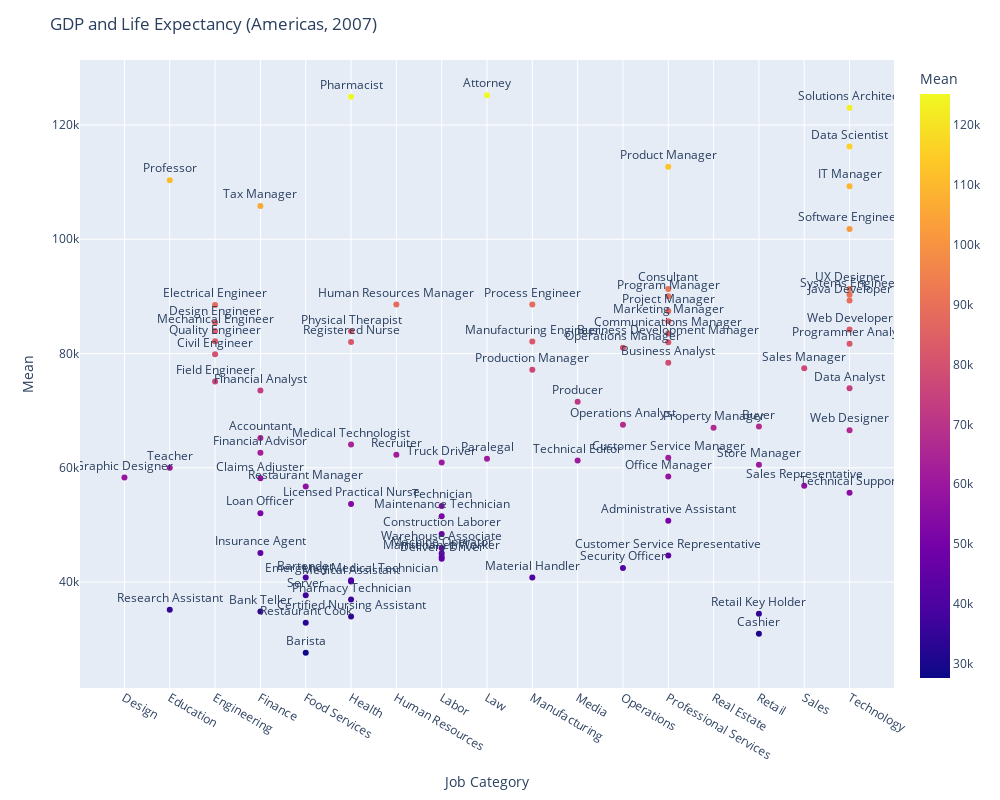

Notebook code cell kept with this figure:
### Code cell
#df = px.data.gapminder().query("year==2007 and continent=='Americas'")

fig = px.scatter(df_mean, x="Job Category", y="Mean", text ='Job Title', color='Mean')

fig.update_traces(textposition='top center')

fig.update_layout(
    height=800,
    width =1000,
    title_text='GDP and Life Expectancy (Americas, 2007)'
)

fig.show()

### Figure 1 — Plotly figure (JSON) as saved in the notebook; plotly's stock layout.template omitted (floating-point values rounded to 4 significant figures)
{"data": [{"hoverlabel": {"namelength": 0}, "hovertemplate": "Job Category=%{x}<br>Mean=%{marker.color}<br>Job Title=%{text}", "legendgroup": "", "marker": {"color": [58300.0, 110300.0, 35160.0, 60000.0, 79860.0, 85450.0, 88480.0, 75110.0, 83940.0, 82140.0, 65200.0, 34870.0, 58150.0, 62630.0, 73520.0, 45110.0, 52070.0, 105800.0, 27620.0, 40790.0, 32870.0, 56750.0, 37710.0, 33970.0, 40340.0, 53670.0, 40130.0, 64070.0, 124900.0, 36930.0, 83900.0, 82020.0, 88560.0, 62270.0, 48420.0, 44110.0, 45048, 51530.0, 44440.0, 53330.0, 60940.0, 45948, 125200.0, 61570.0, 82120.0, 40800.0, 88590.0, 77180.0, 71550.0, 61260.0, 67560.0, 80990.0, 42460.0, 50730.0, 78390.0, 81990.0, 83490.0, 91290.0, 61767, 44660.0, 85670.0, 58470.0, 112700.0, 90019, 87450.0, 67010.0, 67242, 30960.0, 34450.0, 60540.0, 77410.0, 56870.0, 73910.0, 116200.0, 109300.0, 89275, 81710.0, 101800.0, 123000.0, 90267, 55660.0, 91292, 66580.0, 84210.0], "coloraxis": "coloraxis", "symbol": "circle"}, "mode": "markers+text", "name": "", "showlegend": false, "text": ["Graphic Designer", "Professor", "Research Assistant", "Teacher", "Civil Engineer", "Design Engineer", "Electrical Engineer", "Field Engineer", "Mechanical Engineer", "Quality Engineer", "Accountant", "Bank Teller", "Claims Adjuster", "Financial Advisor", "Financial Analyst", "Insurance Agent", "Loan Officer", "Tax Manager", "Barista", "Bartender", "Restaurant Cook", "Restaurant Manager", "Server", "Certified Nursing Assistant", "Emergency Medical Technician", "Licensed Practical Nurse", "Medical Assistant", "Medical Technologist", "Pharmacist", "Pharmacy Technician", "Physical Therapist", "Registered Nurse", "Human Resources Manager", "Recruiter", "Construction Laborer", "Delivery Driver", "Machine Operator", "Maintenance Technician", "Maintenance Worker", "Technician", "Truck Driver", "Warehouse Associate", "Attorney", "Paralegal", "Manufacturing Engineer", "Material Handler", "Process Engineer", "Production Manager", "Producer", "Technical Editor", "Operations Analyst", "Operations Manager", "Security Officer", "Administrative Assistant", "Business Analyst", "Business Development Manager", "Communications Manager", "Consultant", "Customer Service Manager", "Customer Service Representative", "Marketing Manager", "Office Manager", "Product Manager", "Program Manager", "Project Manager", "Property Manager", "Buyer", "Cashier", "Retail Key Holder", "Store Manager", "Sales Manager", "Sales Representative", "Data Analyst", "Data Scientist", "IT Manager", "Java Developer", "Programmer Analyst", "Software Engineer", "Solutions Architect", "Systems Engineer", "Technical Support", "UX Designer", "Web Designer", "Web Developer"], "textposition": "top center", "type": "scatter", "x": ["Design", "Education", "Education", "Education", "Engineering", "Engineering", "Engineering", "Engineering", "Engineering", "Engineering", "Finance", "Finance", "Finance", "Finance", "Finance", "Finance", "Finance", "Finance", "Food Services", "Food Services", "Food Services", "Food Services", "Food Services", "Health", "Health", "Health", "Health", "Health", "Health", "Health", "Health", "Health", "Human Resources", "Human Resources", "Labor", "Labor", "Labor", "Labor", "Labor", "Labor", "Labor", "Labor", "Law", "Law", "Manufacturing", "Manufacturing", "Manufacturing", "Manufacturing", "Media", "Media", "Operations", "Operations", "Operations", "Professional Services", "Professional Services", "Professional Services", "Professional Services", "Professional Services", "Professional Services", "Professional Services", "Professional Services", "Professional Services", "Professional Services", "Professional Services", "Professional Services", "Real Estate", "Retail", "Retail", "Retail", "Retail", "Sales", "Sales", "Technology", "Technology", "Technology", "Technology", "Technology", "Technology", "Technology", "Technology", "Technology", "Technology", "Technology", "Technology"], "xaxis": "x", "y": [58300.0, 110300.0, 35160.0, 60000.0, 79860.0, 85450.0, 88480.0, 75110.0, 83940.0, 82140.0, 65200.0, 34870.0, 58150.0, 62630.0, 73520.0, 45110.0, 52070.0, 105800.0, 27620.0, 40790.0, 32870.0, 56750.0, 37710.0, 33970.0, 40340.0, 53670.0, 40130.0, 64070.0, 124900.0, 36930.0, 83900.0, 82020.0, 88560.0, 62270.0, 48420.0, 44110.0, 45048, 51530.0, 44440.0, 53330.0, 60940.0, 45948, 125200.0, 61570.0, 82120.0, 40800.0, 88590.0, 77180.0, 71550.0, 61260.0, 67560.0, 80990.0, 42460.0, 50730.0, 78390.0, 81990.0, 83490.0, 91290.0, 61767, 44660.0, 85670.0, 58470.0, 112700.0, 90019, 87450.0, 67010.0, 67242, 30960.0, 34450.0, 60540.0, 77410.0, 56870.0, 73910.0, 116200.0, 109300.0, 89275, 81710.0, 101800.0, 123000.0, 90267, 55660.0, 91292, 66580.0, 84210.0], "yaxis": "y"}], "layout": {"coloraxis": {"colorbar": {"title": {"text": "Mean"}}, "colorscale": [[0, "#0d0887"], [0.1111, "#46039f"], [0.2222, "#7201a8"], [0.3333, "#9c179e"], [0.4444, "#bd3786"], [0.5556, "#d8576b"], [0.6667, "#ed7953"], [0.7778, "#fb9f3a"], [0.8889, "#fdca26"], [1, "#f0f921"]]}, "height": 800, "legend": {"tracegroupgap": 0}, "margin": {"t": 60}, "title": {"text": "GDP and Life Expectancy (Americas, 2007)"}, "width": 1000, "xaxis": {"anchor": "y", "domain": [0, 1], "title": {"text": "Job Category"}}, "yaxis": {"anchor": "x", "domain": [0, 1], "title": {"text": "Mean"}}}}
